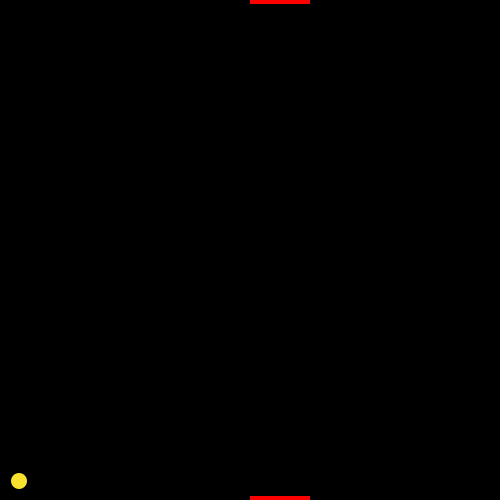
Frame 1 (no input)
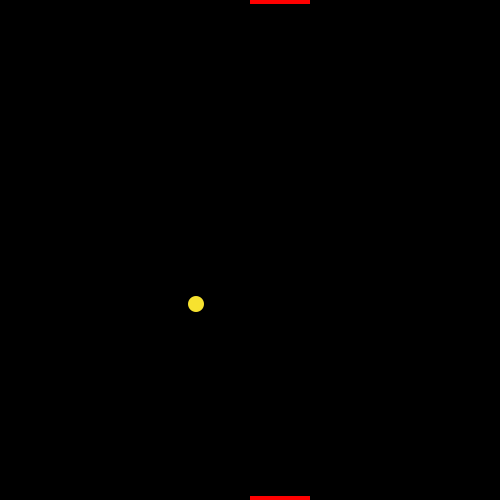
Frame 60 (the mouse pressed at the canvas centre just before this capture)
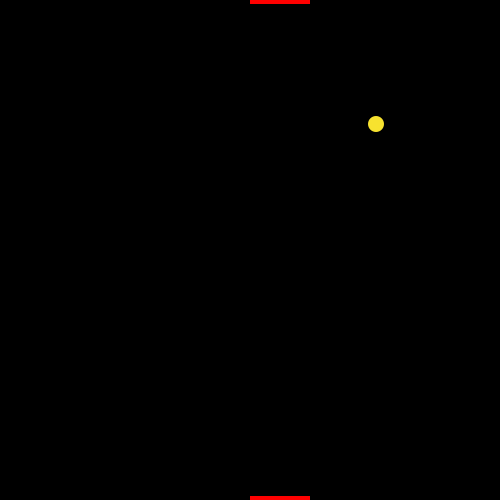
Frame 120 (the mouse held since frame 60 and released just before this capture)

The Processing sketch that drew these frames (run headless with seeded random() and noise(); from frame 60 on, the mouse is pressed at the canvas centre):

// Processing sketch: processing_170857
// ── processing_170857.pde

//Justin J. Pong, CP1, Mods 16/17
boolean gameover= false, right = false, left = false, d = false, a = false;
int topscore=0;
int bottomscore=0;
float changespeed=2;
Paddle bottom;
Ball pongball;
Paddle top;
void setup()
{
  frameRate(100);
  noStroke();
  pongball= new Ball();
  bottom=new Paddle();
  top=new Paddle();
  top.y=0;
  size(500, 500);
}
void keyPressed()
{
  if (keyCode == LEFT)
  {
    left = true;
  }
  if (keyCode == RIGHT)
  {
    right = true;
  }
  if (key == 'a')
  {
    a=true;
  }
  if (key == 'd' )
  {
    d=true;
  }
}
void keyReleased()
{
  if (keyCode == LEFT)
  {
    left = false;
  }
  if (keyCode==RIGHT)
  {
    right = false;
  }
  if (key=='a')
  {
    a=false;
  }
  if (key=='d')
  {
    d=false;
  }
}
void draw()
{
  if (gameover==false)
  {
    background(0);
    bottom.show();
    top.show();
    if (left==true)
    {
      bottom.moveleft();
    }
    if (right==true)
    {
      bottom.moveright();
    }
    if (a==true)
    {
      top.moveleft();
    }
    if (d==true)
    {
      top.moveright();
    }
    pongball.move();
    pongball.bounce();
    pongball.show();
    if (pongball.y<-8)
    {
      gameover=true;
      bottomscore++;
    }
    if (pongball.y>508)
    {
      gameover=true;
      topscore++;
    }
  }
  else //gameover==true
  {
    background(0);
    fill(255, 0, 0);
    changespeed=2;
    textSize(18);
    text("Top Player's Score: "+topscore, 15, 290);
    text("Bottom Player's Score: "+bottomscore, 15, 330);
    textSize(36);
    text("Game over! Click to restart.", 15, 250);
    if (mousePressed==true)
    {
      pongball.x=int(random(200, 301));
      pongball.y=int(random(200, 301));
      int xdirection=int(random(2));
      int ydirection=int(random(2));
      if (xdirection==0)
      {
        pongball.right=true;
      }
      else //xidrection==1
      {
        pongball.right=false;
      }
      if (ydirection==0)
      {
        pongball.up=true;
      }
      else //ydirection==1
      {
        pongball.up=false;
      }
      gameover=false;
    }
  }
}
class Paddle
{
  int x, y;
  Paddle()
  {
    x=250;
    y=496;
  }
  void show()
  {
    fill(255, 0, 0);
    rect(x, y, 60, 4);
  }
  void moveleft()
  {
    if (x>=0)
    {
      x-=5;
    }
  }
  void moveright()
  {
    if (x<=440)
    {
      x+=5;
    }
  }
}
class Ball
{
  int x, y;
  boolean up, right;
  Ball()
  {
    x=16;
    y=484;
    up=true;
    right=true;
  }
  void move()
  {
    if (up==true)
    {
      y=int(y-2-changespeed/2);
    }
    else  //up==false
    {
      y=int(y+2+changespeed/2);
    }
    if (right==true)
    {
      x=int(x+1+changespeed);
    }
    else  //right==false
    {
      x=int(x-1-changespeed);
    }
  }
  void bounce()
  {
    if (get(int(x)-8, int(y))!=color(0))
    {
      right=true;
    }
    if (get(int(x)+8, int(y))!=color(0))
    {
      right=false;
    }
    if (get(int(x), int(y)-8)==color(255, 0, 0))
    {
      up=false;
    }
    if (get(int(x), int(y)+8)==color(255, 0, 0))
    {
      up=true;
      changespeed+=1.0/4;
    }
  }
  void show()
  {
    fill(247, 226, 47);
    ellipse(x, y, 16, 16);
  }
}
